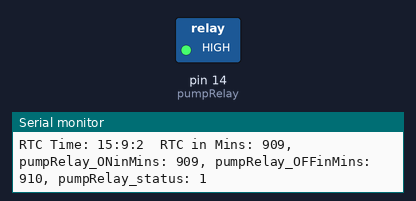
Simulated run of this sketch. Board: Arduino Uno, built with avr-gcc and run on an emulated ATmega328P. On the bench: switched loads named in the sketch (green lamp = pin HIGH), the last lines printed to the serial monitor. The local clock reads 2024-03-15 10:24:30 at power-on unless the sketch sets it.

Above: at 12.1 s.
At 72.1 s:
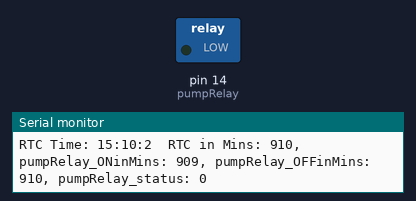
Timing chart, 0 to 73.6 s (numbered marks = the images above):
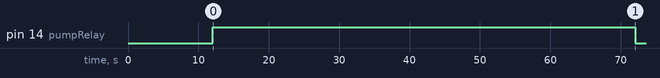

The sketch:

Pump_relay_NodeMCU_DS1302_RTC_resume.ino
```cpp
/*
 *
 * ***Resume function needs to be merged***
 *
 * Calculate Hour and Minute difference based on RTC timers
 * Resume pump operation if time interval is valid
 * Using NodeMCU and DS1302 RTC module
 * version 1.0
*/

#include <virtuabotixRTC.h> // DS1302 RTC module library

// Creation of the Real Time Clock Object
virtuabotixRTC myRTC(5, 4, 2);  // (D1,D2,D4) for NodeMCU. Wiring of the DS1302 RTC (CLK,DAT,RST)

const int pumpRelay = 14; // D5  // set pump relay pin
unsigned long interval = 3000;  // print RTC time every 3s
unsigned long time_now = 0;

// Set hour and minutes for ON and OFF
int pumpRelay_OnHour = 15;
int pumpRelay_OnMin = 9;
int pumpRelay_OffHour = 15;
int pumpRelay_OffMin = 10;

bool pumpRelay_status = 0; // set initial state of pump relay to OFF

int RTCtimeInMins;
int pumpRelay_ONinMins;
int pumpRelay_OFFinMins;

void setup() {
  Serial.begin(9600); // open serial port and set the baud rate
  Serial.println();
  Serial.println("Automated pump relay control with RTC");
  Serial.println("**************************************");
  pinMode(pumpRelay, OUTPUT); // set digital pin pumpRelay as an output

  // Set the current date, and time in the following format:
  // seconds, minutes, hours, day of the week, day of the month, month, year
  myRTC.setDS1302Time(50, 8, 15, 5, 26, 1, 2020); // uncomment line, upload to reset RTC and then comment, upload.

  myRTC.updateTime(); // update of variables for time or accessing the individual elements.

  // Start printing elements as individuals
  Serial.print("Preset RTC Time and Date: ");
  Serial.print(myRTC.hours);
  Serial.print(":");
  Serial.print(myRTC.minutes);
  Serial.print(":");
  Serial.print(myRTC.seconds);
  Serial.print(" ");
  Serial.print(myRTC.dayofmonth);
  Serial.print("/");
  Serial.print(myRTC.month);
  Serial.print("/");
  Serial.println(myRTC.year);

  Serial.println("********************************************************");
  Serial.println("User Configuration:");
  Serial.println("--------------------------------------------------------");
  Serial.println("RTC-based Timers (Hours:Minutes)");
  Serial.print("Pump ON: ");
  Serial.print(pumpRelay_OnHour);
  Serial.print(":");
  Serial.println(pumpRelay_OnMin);
  Serial.print("Pump OFF: ");
  Serial.print(pumpRelay_OffHour);
  Serial.print(":");
  Serial.println(pumpRelay_OffMin);
  Serial.println("********************************************************");
}

void loop() {
  myRTC.updateTime(); // update of variables for time or accessing the individual elements.

  // Start printing RTC time elements as individuals
  if (millis() - time_now >= interval)  // non-blocking. prints RTC time every 2 seconds.
  {
    time_now = millis();
    Serial.print("RTC Time: ");
    Serial.print(myRTC.hours);
    Serial.print(":");
    Serial.print(myRTC.minutes);
    Serial.print(":");
    Serial.print(myRTC.seconds);

    RTCtimeInMins = (myRTC.hours * 60) + myRTC.minutes; // convert the RTC time (hours and minutes) in minutes

    // calculate the pump relay in minutes
    pumpRelay_ONinMins = (pumpRelay_OnHour * 60) + pumpRelay_OnMin;
    pumpRelay_OFFinMins = (pumpRelay_OffHour * 60) + pumpRelay_OffMin;

    pumpRelay_status = (RTCtimeInMins >= pumpRelay_ONinMins) != (RTCtimeInMins >= pumpRelay_OFFinMins); // Boolean expression
    // Note: "!=" in the above is operating on Boolean values so it is effectively a logical XOR operator.

    Serial.print("\t");
    Serial.print("RTC in Mins: ");
    Serial.print(RTCtimeInMins);
    Serial.print(", ");
    Serial.print("pumpRelay_ONinMins: ");
    Serial.print(pumpRelay_ONinMins);
    Serial.print(", ");
    Serial.print("pumpRelay_OFFinMins: ");
    Serial.print(pumpRelay_OFFinMins);
    Serial.print(", ");
    Serial.print("pumpRelay_status: ");
    Serial.println(pumpRelay_status);
  }


    if (pumpRelay_status == 1)
    {
//    Serial.print("Pump activated at: ");
//    Serial.print(myRTC.hours);  // display the current hour from RTC module
//    Serial.print(":");
//    Serial.print(myRTC.minutes);  // display the current minutes from RTC module
//    Serial.print(":");
//    Serial.println(myRTC.seconds);  // display the seconds from RTC module
    digitalWrite(pumpRelay, HIGH);  //turns on the pump relay
//    Serial.println("*** Pump relay is ON ***");
    }

    if (pumpRelay_status == 0)
    {
//    Serial.print("Pump deactivated at: ");
//    Serial.print(myRTC.hours);  // display the current hour from RTC module
//    Serial.print(":");
//    Serial.print(myRTC.minutes);  // display the current minutes from RTC module
//    Serial.print(":");
//    Serial.println(myRTC.seconds);  // display the seconds from RTC module
      digitalWrite(pumpRelay, LOW); // turn off the pump relay
//    Serial.println("*** Pump relay is OFF ***");
    }


    // check if pump operation time interval is valid and if pump is OFF, then re-activate pump
    if (pumpRelay_status == 1 && pumpRelay == LOW)
    {
    Serial.print("Pump re-activated at: ");
    Serial.print(myRTC.hours);  // display the current hour from RTC module
    Serial.print(":");
    Serial.print(myRTC.minutes);  // display the current minutes from RTC module
    Serial.print(":");
    Serial.println(myRTC.seconds);  // display the seconds from RTC module
    digitalWrite(pumpRelay, HIGH);  //turns on the pump relay
    Serial.println("*** Pump relay is ON again ***");
    }

//    if (pumpRelay_status == 0)
//    {
//    Serial.print("Pump activated at: ");
//    Serial.print(myRTC.hours);  // display the current hour from RTC module
//    Serial.print(":");
//    Serial.print(myRTC.minutes);  // display the current minutes from RTC module
//    Serial.print(":");
//    Serial.println(myRTC.seconds);  // display the seconds from RTC module
//    digitalWrite(pumpRelay, HIGH);  //turns on the pump relay
//    Serial.println("*** Pump relay is ON ***");
//    pumpRelay_status = 1;
//    }
//    if (pumpRelay_status == 1)
//    {
//    Serial.print("Pump deactivated at: ");
//    Serial.print(myRTC.hours);  // display the current hour from RTC module
//    Serial.print(":");
//    Serial.print(myRTC.minutes);  // display the current minutes from RTC module
//    Serial.print(":");
//    Serial.println(myRTC.seconds);  // display the seconds from RTC module
//    digitalWrite(pumpRelay, LOW); // turn off the pump relay
//    Serial.println("*** Pump relay is OFF ***");
//    pumpRelay_status = 0;
//  }
}
```

Measured:
- by itself, pin 14 (pumpRelay): LOW → HIGH at 12.0 s, → LOW 60.0 s later
